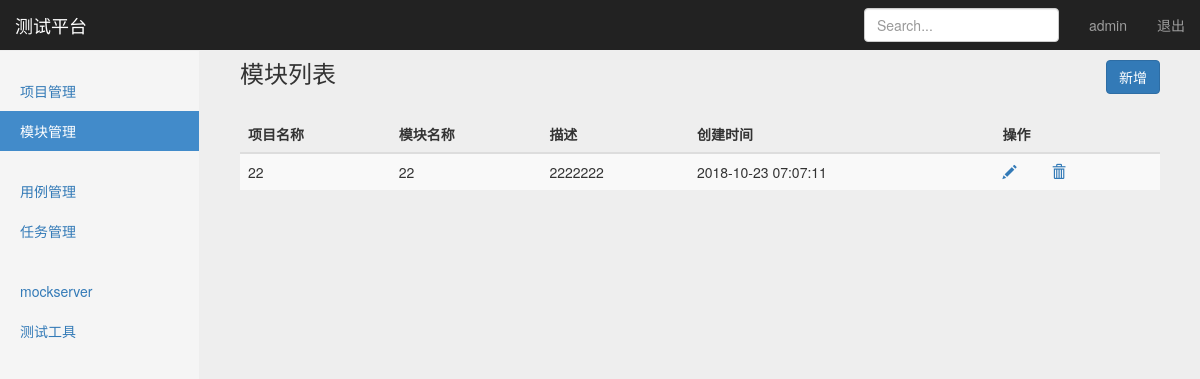
Page /manage/module_manage/ (signed in) on the earlier database version.
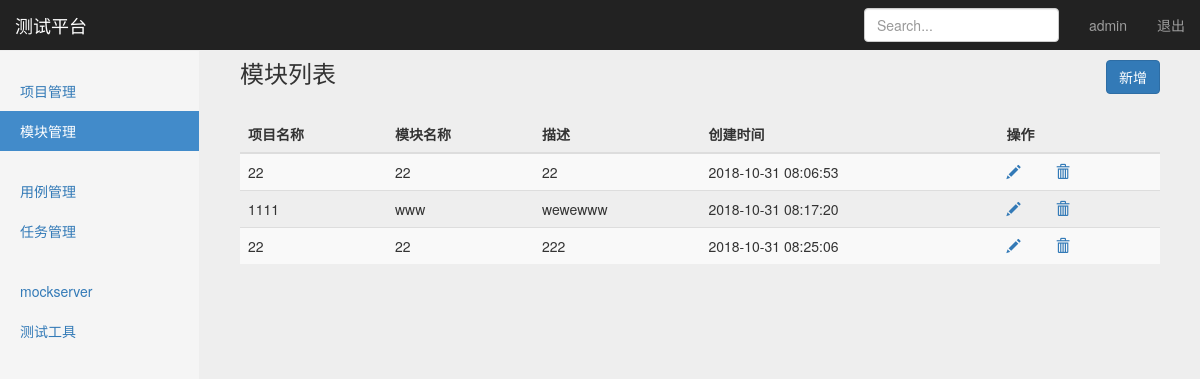
Same page on the later database version.
### project_app/models.py (models this page shows, shortened)
class Module(models.Model):
    project = models.ForeignKey(Project,on_delete=models.CASCADE)
    mname = models.CharField("名称",max_length=255,blank=False,default="")
    description = models.CharField("描述", max_length=255, default="")
    create_time = models.DateTimeField("创建时间", auto_now=True)

class Project(models.Model):
    pname = models.CharField("名称",max_length=255,blank=False,default="")
    description = models.CharField("描述",max_length=255,default="")
    status = models.BooleanField("状态",default=True)
    create_time = models.DateTimeField("创建时间",auto_now=True)
    def __str__(self):
        return self.pname

### project_app/views/module_views.py (the view)
# urls.py: path("module_manage/", module_views.list_module),
@login_required
def list_module(request):
    cuser_name = request.session.get("cuser_name", "")
    latest_module_list = Module.objects.all()
    return render(request, "module_manage.html", {"cuser_name": cuser_name,"latest_module_list": latest_module_list,
                                                "type": "list"}
                  )

### templates/module_manage.html (shortened to what this page needs)
{% extends "base.html" %}
{% block content %}
    <nav class="navbar navbar-inverse navbar-fixed-top">
      <div class="container-fluid">
        <div class="navbar-header">
          <a class="navbar-brand" href="#">测试平台</a>
        </div>
        <div id="navbar" class="navbar-collapse collapse">
          <ul class="nav navbar-nav navbar-right">
            <li><a>{{ cuser_name }}</a></li>
            <li><a href="/logout/">退出</a></li>
          </ul>
          <form class="navbar-form navbar-right">
            <input type="text" class="form-control" placeholder="Search...">
          </form>
        </div>
      </div>
    </nav>
    <div class="container-fluid">
      <div class="row">
        <div class="col-sm-3 col-md-2 sidebar">
          <ul class="nav nav-sidebar">
            <li ><a href="/manage/project_manage">项目管理</a></li>
            <li class="active"><a href="/manage/module_manage">模块管理</a></li>
          </ul>
          <ul class="nav nav-sidebar">
            <li><a href="">用例管理</a></li>
            <li><a href="">任务管理</a></li>
          </ul>
          <ul class="nav nav-sidebar">
            <li><a href="">mockserver</a></li>
            <li><a href="">测试工具</a></li>
          </ul>
        </div>
        {% if type == "list" %}
        <form  action="" method="post">
        <div class="col-sm-9 col-sm-offset-3 col-md-10 col-md-offset-2 main">
          <h3 class="page-header">模块列表
          <button
                  type="button" class="btn btn-primary" style="float: right"
                  onclick="window.location.href='/manage/module_add'"
          >新增</button>
          </h3>
          <div class="table-responsive">
             <table class="table table-striped">
              <thead>
                <tr>
                  <th>项目名称</th>
                  <th>模块名称</th>
                  <th>描述</th>
                  <th>创建时间</th>
                  <th>操作</th>
                </tr>
              </thead>
              <tbody>
              {% for module_list in latest_module_list %}
                <tr>
                  <td>{{ module_list.project}}</td>
                  <td>{{ module_list.mname }}</td>
                  <td>{{ module_list.description}}</td>
                  <td>{{ module_list.create_time | date:"Y-m-d H:i:s"}}</td>
                  <td>
                  <a title="编辑" class="glyphicon glyphicon-pencil"  href="/manage/module_edit/{{module_list.id }}"></a>
                  <a title="删除" class="glyphicon glyphicon-trash" href="/manage/module_delete/{{module_list.id }}"></a>
                  </td>
                </tr>
              {% endfor %}
              </tbody>
            </table>
          </div>
        </div>
      </form>
      {% endif %}
      </div>
    </div>
 {% endblock %}

Differences in the rows shown:
removed Module: project "22", mname "22", description "2222222", create_time "2018-10-23 07:07:11"
added Module: project "22", mname "22", description "22", create_time "2018-10-31 08:06:53"
added Module: project "1111", mname "www", description "wewewww", create_time "2018-10-31 08:17:20"
added Module: project "22", mname "22", description "222", create_time "2018-10-31 08:25:06"
